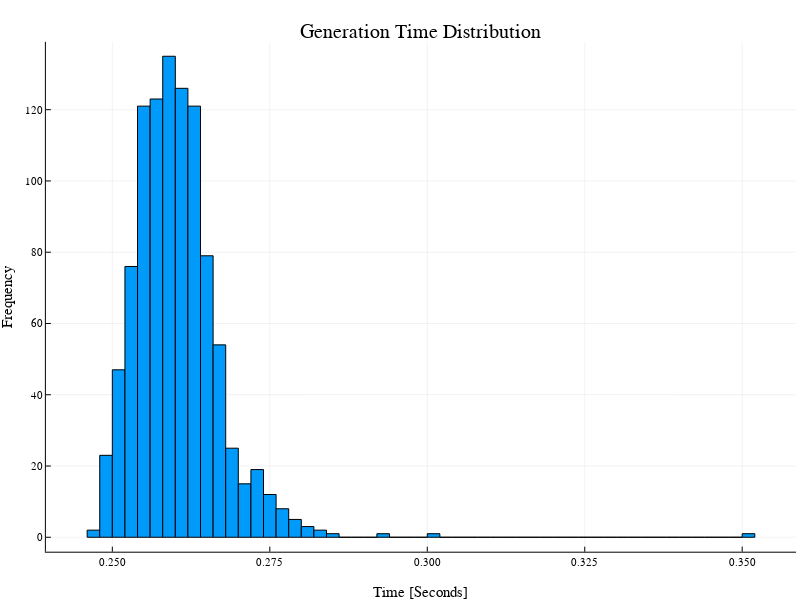

Write notebook code for a chart like this one.
### Code cell
gen_time = histogram(times; xlabel="Time [Seconds]", ylabel="Frequency", title="Generation Time Distribution", leg=false)

### Figure 1 — Plotly figure (JSON) as saved in the notebook; plotly's stock layout.template omitted (floating-point values rounded to 4 significant figures)
{"data": [{"fill": "tozeroy", "fillcolor": "rgba(0, 154, 250, 1.000)", "legendgroup": "y1", "line": {"color": "rgba(0, 0, 0, 1.000)", "dash": "solid", "width": 1}, "mode": "lines", "name": "y1", "showlegend": true, "type": "scatter", "x": [0.246, 0.246, 0.248, 0.248, 0.246, 0.246], "xaxis": "x1", "y": [2, 0, 0, 2, 2, 2], "yaxis": "y1"}, {"fill": "tozeroy", "fillcolor": "rgba(0, 154, 250, 1.000)", "legendgroup": "y1", "line": {"color": "rgba(0, 0, 0, 1.000)", "dash": "solid", "width": 1}, "mode": "lines", "name": "y1", "showlegend": false, "type": "scatter", "x": [0.248, 0.248, 0.25, 0.25, 0.248, 0.248], "xaxis": "x1", "y": [23, 0, 0, 23, 23, 23], "yaxis": "y1"}, {"fill": "tozeroy", "fillcolor": "rgba(0, 154, 250, 1.000)", "legendgroup": "y1", "line": {"color": "rgba(0, 0, 0, 1.000)", "dash": "solid", "width": 1}, "mode": "lines", "name": "y1", "showlegend": false, "type": "scatter", "x": [0.25, 0.25, 0.252, 0.252, 0.25, 0.25], "xaxis": "x1", "y": [47, 0, 0, 47, 47, 47], "yaxis": "y1"}, {"fill": "tozeroy", "fillcolor": "rgba(0, 154, 250, 1.000)", "legendgroup": "y1", "line": {"color": "rgba(0, 0, 0, 1.000)", "dash": "solid", "width": 1}, "mode": "lines", "name": "y1", "showlegend": false, "type": "scatter", "x": [0.252, 0.252, 0.254, 0.254, 0.252, 0.252], "xaxis": "x1", "y": [76, 0, 0, 76, 76, 76], "yaxis": "y1"}, {"fill": "tozeroy", "fillcolor": "rgba(0, 154, 250, 1.000)", "legendgroup": "y1", "line": {"color": "rgba(0, 0, 0, 1.000)", "dash": "solid", "width": 1}, "mode": "lines", "name": "y1", "showlegend": false, "type": "scatter", "x": [0.254, 0.254, 0.256, 0.256, 0.254, 0.254], "xaxis": "x1", "y": [121, 0, 0, 121, 121, 121], "yaxis": "y1"}, {"fill": "tozeroy", "fillcolor": "rgba(0, 154, 250, 1.000)", "legendgroup": "y1", "line": {"color": "rgba(0, 0, 0, 1.000)", "dash": "solid", "width": 1}, "mode": "lines", "name": "y1", "showlegend": false, "type": "scatter", "x": [0.256, 0.256, 0.258, 0.258, 0.256, 0.256], "xaxis": "x1", "y": [123, 0, 0, 123, 123, 123], "yaxis": "y1"}, {"fill": "tozeroy", "fillcolor": "rgba(0, 154, 250, 1.000)", "legendgroup": "y1", "line": {"color": "rgba(0, 0, 0, 1.000)", "dash": "solid", "width": 1}, "mode": "lines", "name": "y1", "showlegend": false, "type": "scatter", "x": [0.258, 0.258, 0.26, 0.26, 0.258, 0.258], "xaxis": "x1", "y": [135, 0, 0, 135, 135, 135], "yaxis": "y1"}, {"fill": "tozeroy", "fillcolor": "rgba(0, 154, 250, 1.000)", "legendgroup": "y1", "line": {"color": "rgba(0, 0, 0, 1.000)", "dash": "solid", "width": 1}, "mode": "lines", "name": "y1", "showlegend": false, "type": "scatter", "x": [0.26, 0.26, 0.262, 0.262, 0.26, 0.26], "xaxis": "x1", "y": [126, 0, 0, 126, 126, 126], "yaxis": "y1"}, {"fill": "tozeroy", "fillcolor": "rgba(0, 154, 250, 1.000)", "legendgroup": "y1", "line": {"color": "rgba(0, 0, 0, 1.000)", "dash": "solid", "width": 1}, "mode": "lines", "name": "y1", "showlegend": false, "type": "scatter", "x": [0.262, 0.262, 0.264, 0.264, 0.262, 0.262], "xaxis": "x1", "y": [121, 0, 0, 121, 121, 121], "yaxis": "y1"}, {"fill": "tozeroy", "fillcolor": "rgba(0, 154, 250, 1.000)", "legendgroup": "y1", "line": {"color": "rgba(0, 0, 0, 1.000)", "dash": "solid", "width": 1}, "mode": "lines", "name": "y1", "showlegend": false, "type": "scatter", "x": [0.264, 0.264, 0.266, 0.266, 0.264, 0.264], "xaxis": "x1", "y": [79, 0, 0, 79, 79, 79], "yaxis": "y1"}, {"fill": "tozeroy", "fillcolor": "rgba(0, 154, 250, 1.000)", "legendgroup": "y1", "line": {"color": "rgba(0, 0, 0, 1.000)", "dash": "solid", "width": 1}, "mode": "lines", "name": "y1", "showlegend": false, "type": "scatter", "x": [0.266, 0.266, 0.268, 0.268, 0.266, 0.266], "xaxis": "x1", "y": [54, 0, 0, 54, 54, 54], "yaxis": "y1"}, {"fill": "tozeroy", "fillcolor": "rgba(0, 154, 250, 1.000)", "legendgroup": "y1", "line": {"color": "rgba(0, 0, 0, 1.000)", "dash": "solid", "width": 1}, "mode": "lines", "name": "y1", "showlegend": false, "type": "scatter", "x": [0.268, 0.268, 0.27, 0.27, 0.268, 0.268], "xaxis": "x1", "y": [25, 0, 0, 25, 25, 25], "yaxis": "y1"}, {"fill": "tozeroy", "fillcolor": "rgba(0, 154, 250, 1.000)", "legendgroup": "y1", "line": {"color": "rgba(0, 0, 0, 1.000)", "dash": "solid", "width": 1}, "mode": "lines", "name": "y1", "showlegend": false, "type": "scatter", "x": [0.27, 0.27, 0.272, 0.272, 0.27, 0.27], "xaxis": "x1", "y": [15, 0, 0, 15, 15, 15], "yaxis": "y1"}, {"fill": "tozeroy", "fillcolor": "rgba(0, 154, 250, 1.000)", "legendgroup": "y1", "line": {"color": "rgba(0, 0, 0, 1.000)", "dash": "solid", "width": 1}, "mode": "lines", "name": "y1", "showlegend": false, "type": "scatter", "x": [0.272, 0.272, 0.274, 0.274, 0.272, 0.272], "xaxis": "x1", "y": [19, 0, 0, 19, 19, 19], "yaxis": "y1"}, {"fill": "tozeroy", "fillcolor": "rgba(0, 154, 250, 1.000)", "legendgroup": "y1", "line": {"color": "rgba(0, 0, 0, 1.000)", "dash": "solid", "width": 1}, "mode": "lines", "name": "y1", "showlegend": false, "type": "scatter", "x": [0.274, 0.274, 0.276, 0.276, 0.274, 0.274], "xaxis": "x1", "y": [12, 0, 0, 12, 12, 12], "yaxis": "y1"}, {"fill": "tozeroy", "fillcolor": "rgba(0, 154, 250, 1.000)", "legendgroup": "y1", "line": {"color": "rgba(0, 0, 0, 1.000)", "dash": "solid", "width": 1}, "mode": "lines", "name": "y1", "showlegend": false, "type": "scatter", "x": [0.276, 0.276, 0.278, 0.278, 0.276, 0.276], "xaxis": "x1", "y": [8, 0, 0, 8, 8, 8], "yaxis": "y1"}, {"fill": "tozeroy", "fillcolor": "rgba(0, 154, 250, 1.000)", "legendgroup": "y1", "line": {"color": "rgba(0, 0, 0, 1.000)", "dash": "solid", "width": 1}, "mode": "lines", "name": "y1", "showlegend": false, "type": "scatter", "x": [0.278, 0.278, 0.28, 0.28, 0.278, 0.278], "xaxis": "x1", "y": [5, 0, 0, 5, 5, 5], "yaxis": "y1"}, {"fill": "tozeroy", "fillcolor": "rgba(0, 154, 250, 1.000)", "legendgroup": "y1", "line": {"color": "rgba(0, 0, 0, 1.000)", "dash": "solid", "width": 1}, "mode": "lines", "name": "y1", "showlegend": false, "type": "scatter", "x": [0.28, 0.28, 0.282, 0.282, 0.28, 0.28], "xaxis": "x1", "y": [3, 0, 0, 3, 3, 3], "yaxis": "y1"}, {"fill": "tozeroy", "fillcolor": "rgba(0, 154, 250, 1.000)", "legendgroup": "y1", "line": {"color": "rgba(0, 0, 0, 1.000)", "dash": "solid", "width": 1}, "mode": "lines", "name": "y1", "showlegend": false, "type": "scatter", "x": [0.282, 0.282, 0.284, 0.284, 0.282, 0.282], "xaxis": "x1", "y": [2, 0, 0, 2, 2, 2], "yaxis": "y1"}, {"fill": "tozeroy", "fillcolor": "rgba(0, 154, 250, 1.000)", "legendgroup": "y1", "line": {"color": "rgba(0, 0, 0, 1.000)", "dash": "solid", "width": 1}, "mode": "lines", "name": "y1", "showlegend": false, "type": "scatter", "x": [0.284, 0.284, 0.286, 0.286, 0.284, 0.284], "xaxis": "x1", "y": [1, 0, 0, 1, 1, 1], "yaxis": "y1"}, {"fill": "tozeroy", "fillcolor": "rgba(0, 154, 250, 1.000)", "legendgroup": "y1", "line": {"color": "rgba(0, 0, 0, 1.000)", "dash": "solid", "width": 1}, "mode": "lines", "name": "y1", "showlegend": false, "type": "scatter", "x": [0.286, 0.286, 0.288, 0.288, 0.286, 0.286], "xaxis": "x1", "y": [0, 0, 0, 0, 0, 0], "yaxis": "y1"}, {"fill": "tozeroy", "fillcolor": "rgba(0, 154, 250, 1.000)", "legendgroup": "y1", "line": {"color": "rgba(0, 0, 0, 1.000)", "dash": "solid", "width": 1}, "mode": "lines", "name": "y1", "showlegend": false, "type": "scatter", "x": [0.288, 0.288, 0.29, 0.29, 0.288, 0.288], "xaxis": "x1", "y": [0, 0, 0, 0, 0, 0], "yaxis": "y1"}, {"fill": "tozeroy", "fillcolor": "rgba(0, 154, 250, 1.000)", "legendgroup": "y1", "line": {"color": "rgba(0, 0, 0, 1.000)", "dash": "solid", "width": 1}, "mode": "lines", "name": "y1", "showlegend": false, "type": "scatter", "x": [0.29, 0.29, 0.292, 0.292, 0.29, 0.29], "xaxis": "x1", "y": [0, 0, 0, 0, 0, 0], "yaxis": "y1"}, {"fill": "tozeroy", "fillcolor": "rgba(0, 154, 250, 1.000)", "legendgroup": "y1", "line": {"color": "rgba(0, 0, 0, 1.000)", "dash": "solid", "width": 1}, "mode": "lines", "name": "y1", "showlegend": false, "type": "scatter", "x": [0.292, 0.292, 0.294, 0.294, 0.292, 0.292], "xaxis": "x1", "y": [1, 0, 0, 1, 1, 1], "yaxis": "y1"}, {"fill": "tozeroy", "fillcolor": "rgba(0, 154, 250, 1.000)", "legendgroup": "y1", "line": {"color": "rgba(0, 0, 0, 1.000)", "dash": "solid", "width": 1}, "mode": "lines", "name": "y1", "showlegend": false, "type": "scatter", "x": [0.294, 0.294, 0.296, 0.296, 0.294, 0.294], "xaxis": "x1", "y": [0, 0, 0, 0, 0, 0], "yaxis": "y1"}, {"fill": "tozeroy", "fillcolor": "rgba(0, 154, 250, 1.000)", "legendgroup": "y1", "line": {"color": "rgba(0, 0, 0, 1.000)", "dash": "solid", "width": 1}, "mode": "lines", "name": "y1", "showlegend": false, "type": "scatter", "x": [0.296, 0.296, 0.298, 0.298, 0.296, 0.296], "xaxis": "x1", "y": [0, 0, 0, 0, 0, 0], "yaxis": "y1"}, {"fill": "tozeroy", "fillcolor": "rgba(0, 154, 250, 1.000)", "legendgroup": "y1", "line": {"color": "rgba(0, 0, 0, 1.000)", "dash": "solid", "width": 1}, "mode": "lines", "name": "y1", "showlegend": false, "type": "scatter", "x": [0.298, 0.298, 0.3, 0.3, 0.298, 0.298], "xaxis": "x1", "y": [0, 0, 0, 0, 0, 0], "yaxis": "y1"}, {"fill": "tozeroy", "fillcolor": "rgba(0, 154, 250, 1.000)", "legendgroup": "y1", "line": {"color": "rgba(0, 0, 0, 1.000)", "dash": "solid", "width": 1}, "mode": "lines", "name": "y1", "showlegend": false, "type": "scatter", "x": [0.3, 0.3, 0.302, 0.302, 0.3, 0.3], "xaxis": "x1", "y": [1, 0, 0, 1, 1, 1], "yaxis": "y1"}, {"fill": "tozeroy", "fillcolor": "rgba(0, 154, 250, 1.000)", "legendgroup": "y1", "line": {"color": "rgba(0, 0, 0, 1.000)", "dash": "solid", "width": 1}, "mode": "lines", "name": "y1", "showlegend": false, "type": "scatter", "x": [0.302, 0.302, 0.304, 0.304, 0.302, 0.302], "xaxis": "x1", "y": [0, 0, 0, 0, 0, 0], "yaxis": "y1"}, {"fill": "tozeroy", "fillcolor": "rgba(0, 154, 250, 1.000)", "legendgroup": "y1", "line": {"color": "rgba(0, 0, 0, 1.000)", "dash": "solid", "width": 1}, "mode": "lines", "name": "y1", "showlegend": false, "type": "scatter", "x": [0.304, 0.304, 0.306, 0.306, 0.304, 0.304], "xaxis": "x1", "y": [0, 0, 0, 0, 0, 0], "yaxis": "y1"}, {"fill": "tozeroy", "fillcolor": "rgba(0, 154, 250, 1.000)", "legendgroup": "y1", "line": {"color": "rgba(0, 0, 0, 1.000)", "dash": "solid", "width": 1}, "mode": "lines", "name": "y1", "showlegend": false, "type": "scatter", "x": [0.306, 0.306, 0.308, 0.308, 0.306, 0.306], "xaxis": "x1", "y": [0, 0, 0, 0, 0, 0], "yaxis": "y1"}, {"fill": "tozeroy", "fillcolor": "rgba(0, 154, 250, 1.000)", "legendgroup": "y1", "line": {"color": "rgba(0, 0, 0, 1.000)", "dash": "solid", "width": 1}, "mode": "lines", "name": "y1", "showlegend": false, "type": "scatter", "x": [0.308, 0.308, 0.31, 0.31, 0.308, 0.308], "xaxis": "x1", "y": [0, 0, 0, 0, 0, 0], "yaxis": "y1"}, {"fill": "tozeroy", "fillcolor": "rgba(0, 154, 250, 1.000)", "legendgroup": "y1", "line": {"color": "rgba(0, 0, 0, 1.000)", "dash": "solid", "width": 1}, "mode": "lines", "name": "y1", "showlegend": false, "type": "scatter", "x": [0.31, 0.31, 0.312, 0.312, 0.31, 0.31], "xaxis": "x1", "y": [0, 0, 0, 0, 0, 0], "yaxis": "y1"}, {"fill": "tozeroy", "fillcolor": "rgba(0, 154, 250, 1.000)", "legendgroup": "y1", "line": {"color": "rgba(0, 0, 0, 1.000)", "dash": "solid", "width": 1}, "mode": "lines", "name": "y1", "showlegend": false, "type": "scatter", "x": [0.312, 0.312, 0.314, 0.314, 0.312, 0.312], "xaxis": "x1", "y": [0, 0, 0, 0, 0, 0], "yaxis": "y1"}, {"fill": "tozeroy", "fillcolor": "rgba(0, 154, 250, 1.000)", "legendgroup": "y1", "line": {"color": "rgba(0, 0, 0, 1.000)", "dash": "solid", "width": 1}, "mode": "lines", "name": "y1", "showlegend": false, "type": "scatter", "x": [0.314, 0.314, 0.316, 0.316, 0.314, 0.314], "xaxis": "x1", "y": [0, 0, 0, 0, 0, 0], "yaxis": "y1"}, {"fill": "tozeroy", "fillcolor": "rgba(0, 154, 250, 1.000)", "legendgroup": "y1", "line": {"color": "rgba(0, 0, 0, 1.000)", "dash": "solid", "width": 1}, "mode": "lines", "name": "y1", "showlegend": false, "type": "scatter", "x": [0.316, 0.316, 0.318, 0.318, 0.316, 0.316], "xaxis": "x1", "y": [0, 0, 0, 0, 0, 0], "yaxis": "y1"}, {"fill": "tozeroy", "fillcolor": "rgba(0, 154, 250, 1.000)", "legendgroup": "y1", "line": {"color": "rgba(0, 0, 0, 1.000)", "dash": "solid", "width": 1}, "mode": "lines", "name": "y1", "showlegend": false, "type": "scatter", "x": [0.318, 0.318, 0.32, 0.32, 0.318, 0.318], "xaxis": "x1", "y": [0, 0, 0, 0, 0, 0], "yaxis": "y1"}, {"fill": "tozeroy", "fillcolor": "rgba(0, 154, 250, 1.000)", "legendgroup": "y1", "line": {"color": "rgba(0, 0, 0, 1.000)", "dash": "solid", "width": 1}, "mode": "lines", "name": "y1", "showlegend": false, "type": "scatter", "x": [0.32, 0.32, 0.322, 0.322, 0.32, 0.32], "xaxis": "x1", "y": [0, 0, 0, 0, 0, 0], "yaxis": "y1"}, {"fill": "tozeroy", "fillcolor": "rgba(0, 154, 250, 1.000)", "legendgroup": "y1", "line": {"color": "rgba(0, 0, 0, 1.000)", "dash": "solid", "width": 1}, "mode": "lines", "name": "y1", "showlegend": false, "type": "scatter", "x": [0.322, 0.322, 0.324, 0.324, 0.322, 0.322], "xaxis": "x1", "y": [0, 0, 0, 0, 0, 0], "yaxis": "y1"}, {"fill": "tozeroy", "fillcolor": "rgba(0, 154, 250, 1.000)", "legendgroup": "y1", "line": {"color": "rgba(0, 0, 0, 1.000)", "dash": "solid", "width": 1}, "mode": "lines", "name": "y1", "showlegend": false, "type": "scatter", "x": [0.324, 0.324, 0.326, 0.326, 0.324, 0.324], "xaxis": "x1", "y": [0, 0, 0, 0, 0, 0], "yaxis": "y1"}, {"fill": "tozeroy", "fillcolor": "rgba(0, 154, 250, 1.000)", "legendgroup": "y1", "line": {"color": "rgba(0, 0, 0, 1.000)", "dash": "solid", "width": 1}, "mode": "lines", "name": "y1", "showlegend": false, "type": "scatter", "x": [0.326, 0.326, 0.328, 0.328, 0.326, 0.326], "xaxis": "x1", "y": [0, 0, 0, 0, 0, 0], "yaxis": "y1"}, {"fill": "tozeroy", "fillcolor": "rgba(0, 154, 250, 1.000)", "legendgroup": "y1", "line": {"color": "rgba(0, 0, 0, 1.000)", "dash": "solid", "width": 1}, "mode": "lines", "name": "y1", "showlegend": false, "type": "scatter", "x": [0.328, 0.328, 0.33, 0.33, 0.328, 0.328], "xaxis": "x1", "y": [0, 0, 0, 0, 0, 0], "yaxis": "y1"}, {"fill": "tozeroy", "fillcolor": "rgba(0, 154, 250, 1.000)", "legendgroup": "y1", "line": {"color": "rgba(0, 0, 0, 1.000)", "dash": "solid", "width": 1}, "mode": "lines", "name": "y1", "showlegend": false, "type": "scatter", "x": [0.33, 0.33, 0.332, 0.332, 0.33, 0.33], "xaxis": "x1", "y": [0, 0, 0, 0, 0, 0], "yaxis": "y1"}, {"fill": "tozeroy", "fillcolor": "rgba(0, 154, 250, 1.000)", "legendgroup": "y1", "line": {"color": "rgba(0, 0, 0, 1.000)", "dash": "solid", "width": 1}, "mode": "lines", "name": "y1", "showlegend": false, "type": "scatter", "x": [0.332, 0.332, 0.334, 0.334, 0.332, 0.332], "xaxis": "x1", "y": [0, 0, 0, 0, 0, 0], "yaxis": "y1"}, {"fill": "tozeroy", "fillcolor": "rgba(0, 154, 250, 1.000)", "legendgroup": "y1", "line": {"color": "rgba(0, 0, 0, 1.000)", "dash": "solid", "width": 1}, "mode": "lines", "name": "y1", "showlegend": false, "type": "scatter", "x": [0.334, 0.334, 0.336, 0.336, 0.334, 0.334], "xaxis": "x1", "y": [0, 0, 0, 0, 0, 0], "yaxis": "y1"}, {"fill": "tozeroy", "fillcolor": "rgba(0, 154, 250, 1.000)", "legendgroup": "y1", "line": {"color": "rgba(0, 0, 0, 1.000)", "dash": "solid", "width": 1}, "mode": "lines", "name": "y1", "showlegend": false, "type": "scatter", "x": [0.336, 0.336, 0.338, 0.338, 0.336, 0.336], "xaxis": "x1", "y": [0, 0, 0, 0, 0, 0], "yaxis": "y1"}, {"fill": "tozeroy", "fillcolor": "rgba(0, 154, 250, 1.000)", "legendgroup": "y1", "line": {"color": "rgba(0, 0, 0, 1.000)", "dash": "solid", "width": 1}, "mode": "lines", "name": "y1", "showlegend": false, "type": "scatter", "x": [0.338, 0.338, 0.34, 0.34, 0.338, 0.338], "xaxis": "x1", "y": [0, 0, 0, 0, 0, 0], "yaxis": "y1"}, {"fill": "tozeroy", "fillcolor": "rgba(0, 154, 250, 1.000)", "legendgroup": "y1", "line": {"color": "rgba(0, 0, 0, 1.000)", "dash": "solid", "width": 1}, "mode": "lines", "name": "y1", "showlegend": false, "type": "scatter", "x": [0.34, 0.34, 0.342, 0.342, 0.34, 0.34], "xaxis": "x1", "y": [0, 0, 0, 0, 0, 0], "yaxis": "y1"}, {"fill": "tozeroy", "fillcolor": "rgba(0, 154, 250, 1.000)", "legendgroup": "y1", "line": {"color": "rgba(0, 0, 0, 1.000)", "dash": "solid", "width": 1}, "mode": "lines", "name": "y1", "showlegend": false, "type": "scatter", "x": [0.342, 0.342, 0.344, 0.344, 0.342, 0.342], "xaxis": "x1", "y": [0, 0, 0, 0, 0, 0], "yaxis": "y1"}, {"fill": "tozeroy", "fillcolor": "rgba(0, 154, 250, 1.000)", "legendgroup": "y1", "line": {"color": "rgba(0, 0, 0, 1.000)", "dash": "solid", "width": 1}, "mode": "lines", "name": "y1", "showlegend": false, "type": "scatter", "x": [0.344, 0.344, 0.346, 0.346, 0.344, 0.344], "xaxis": "x1", "y": [0, 0, 0, 0, 0, 0], "yaxis": "y1"}, {"fill": "tozeroy", "fillcolor": "rgba(0, 154, 250, 1.000)", "legendgroup": "y1", "line": {"color": "rgba(0, 0, 0, 1.000)", "dash": "solid", "width": 1}, "mode": "lines", "name": "y1", "showlegend": false, "type": "scatter", "x": [0.346, 0.346, 0.348, 0.348, 0.346, 0.346], "xaxis": "x1", "y": [0, 0, 0, 0, 0, 0], "yaxis": "y1"}, {"fill": "tozeroy", "fillcolor": "rgba(0, 154, 250, 1.000)", "legendgroup": "y1", "line": {"color": "rgba(0, 0, 0, 1.000)", "dash": "solid", "width": 1}, "mode": "lines", "name": "y1", "showlegend": false, "type": "scatter", "x": [0.348, 0.348, 0.35, 0.35, 0.348, 0.348], "xaxis": "x1", "y": [0, 0, 0, 0, 0, 0], "yaxis": "y1"}, {"fill": "tozeroy", "fillcolor": "rgba(0, 154, 250, 1.000)", "legendgroup": "y1", "line": {"color": "rgba(0, 0, 0, 1.000)", "dash": "solid", "width": 1}, "mode": "lines", "name": "y1", "showlegend": false, "type": "scatter", "x": [0.35, 0.35, 0.352, 0.352, 0.35, 0.35], "xaxis": "x1", "y": [1, 0, 0, 1, 1, 1], "yaxis": "y1"}], "layout": {"annotations": [{"font": {"color": "rgba(0, 0, 0, 1.000)", "family": "sans-serif", "size": 20}, "rotation": 0, "showarrow": false, "text": "Generation Time Distribution", "x": 0.5262, "xanchor": "center", "xref": "paper", "y": 1, "yanchor": "top", "yref": "paper"}], "height": 600, "margin": {"b": 20, "l": 0, "r": 0, "t": 20}, "paper_bgcolor": "rgba(255, 255, 255, 1.000)", "plot_bgcolor": "rgba(255, 255, 255, 1.000)", "showlegend": false, "width": 800, "xaxis": {"anchor": "y1", "domain": [0.05735, 0.9951], "gridcolor": "rgba(0, 0, 0, 0.100)", "gridwidth": 0.5, "linecolor": "rgba(0, 0, 0, 1.000)", "mirror": false, "range": [0.2394, 0.3586], "showgrid": true, "showline": true, "showticklabels": true, "tickangle": 0, "tickcolor": "rgb(0, 0, 0)", "tickfont": {"color": "rgba(0, 0, 0, 1.000)", "family": "sans-serif", "size": 11}, "tickmode": "array", "ticks": "inside", "ticktext": ["0.250", "0.275", "0.300", "0.325", "0.350"], "tickvals": [0.25, 0.275, 0.3, 0.325, 0.35], "title": "Time [Seconds]", "titlefont": {"color": "rgba(0, 0, 0, 1.000)", "family": "sans-serif", "size": 15}, "type": "-", "visible": true, "zeroline": false, "zerolinecolor": "rgba(0, 0, 0, 1.000)"}, "yaxis": {"anchor": "x1", "domain": [0.05054, 0.961], "gridcolor": "rgba(0, 0, 0, 0.100)", "gridwidth": 0.5, "linecolor": "rgba(0, 0, 0, 1.000)", "mirror": false, "range": [-4.05, 139.1], "showgrid": true, "showline": true, "showticklabels": true, "tickangle": 0, "tickcolor": "rgb(0, 0, 0)", "tickfont": {"color": "rgba(0, 0, 0, 1.000)", "family": "sans-serif", "size": 11}, "tickmode": "array", "ticks": "inside", "ticktext": ["0", "20", "40", "60", "80", "100", "120"], "tickvals": [0, 20, 40, 60, 80, 100, 120], "title": "Frequency", "titlefont": {"color": "rgba(0, 0, 0, 1.000)", "family": "sans-serif", "size": 15}, "type": "-", "visible": true, "zeroline": false, "zerolinecolor": "rgba(0, 0, 0, 1.000)"}}}
